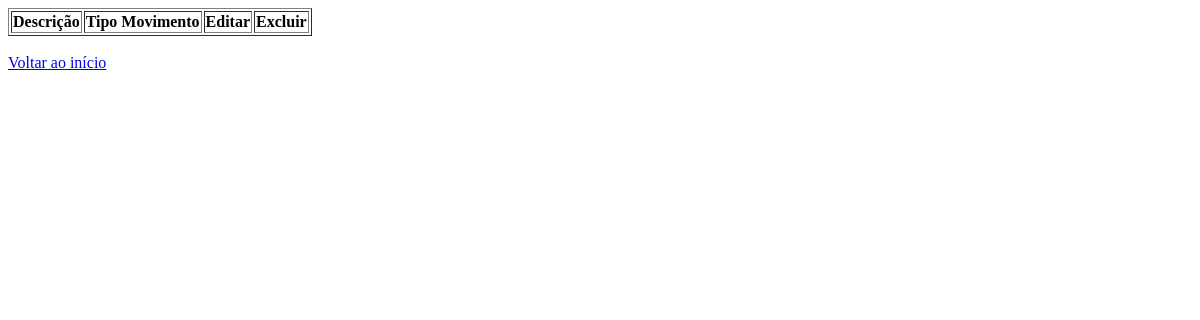
Page /tiposmovimento-consulta.php on the earlier database version.
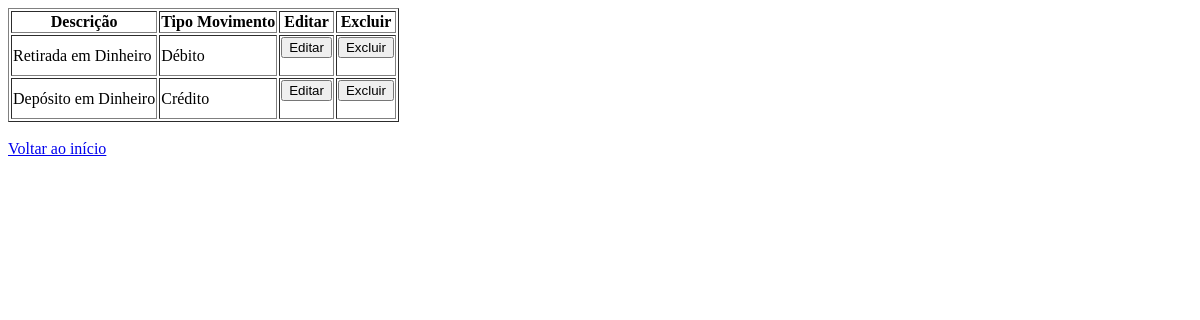
Same page on the later database version.
### tables this page shows
CREATE TABLE TiposMovimento
( 
    idTipoMov INT NOT NULL AUTO_INCREMENT , 
    descTipoMov VARCHAR(30) NOT NULL ,
    tipoMov VARCHAR(10) NOT NULL ,  
    PRIMARY KEY (idTipoMov)
);

### tiposmovimento-c.php (called while the page is built, shortened)
<?php
    function abrirBanco(){
        $conexao = new mysqli("localhost","root","","banco");
        return $conexao;
    }
    function selectTodos(){
        $banco = abrirBanco();
        $sql = "SELECT * FROM TiposMovimento";
        $resultado = $banco->query($sql);
        while ($row = mysqli_fetch_array($resultado)){
            $grupo [] = $row;
        }
        return $grupo;
    }
?>

### tiposmovimento-consulta.php (the view, shortened to what this page needs)
<?php include("tiposmovimento-c.php");
    $grupo = selectTodos();
?>
<html lang="pt-br">
<head>
</head>
<body>
    <table border="1">
        <thead>
            <tr>
                <th>Descrição</th>
                <th>Tipo Movimento</th>
                <th>Editar</th>
                <th>Excluir</th>
            </tr>
        </thead>
        <tbody>
            <?php foreach ($grupo as $TiposMovimento) { ?>
                <tr>
                    <td><?=$TiposMovimento["descTipoMov"]?></td>
                    <td><?=$TiposMovimento["tipoMov"]?></td>
                    <td>
                        <form nome="alterar" action="tiposmovimento-a.php" method="POST">
                            <input type="submit" name="Editar" value="Editar" />
                        </form>
                    </td>
                    <td>
                        <form name="excluir" action="tiposmovimento-c.php" method="POST">
                            <input type="submit" name="acao" value="Excluir" onclick="alert('Cadastro excluído com sucesso.');"/>
                        </form>
                    </td>
                </tr>
            <?php } ?>
        </tbody>
    </table>
    <br>
    <a href="index.html">Voltar ao início</a>
</body>
</html>

Differences in the rows shown:
added tiposmovimento: descTipoMov "Retirada em Dinheiro", tipoMov "Débito"
added tiposmovimento: descTipoMov "Depósito em Dinheiro", tipoMov "Crédito"
